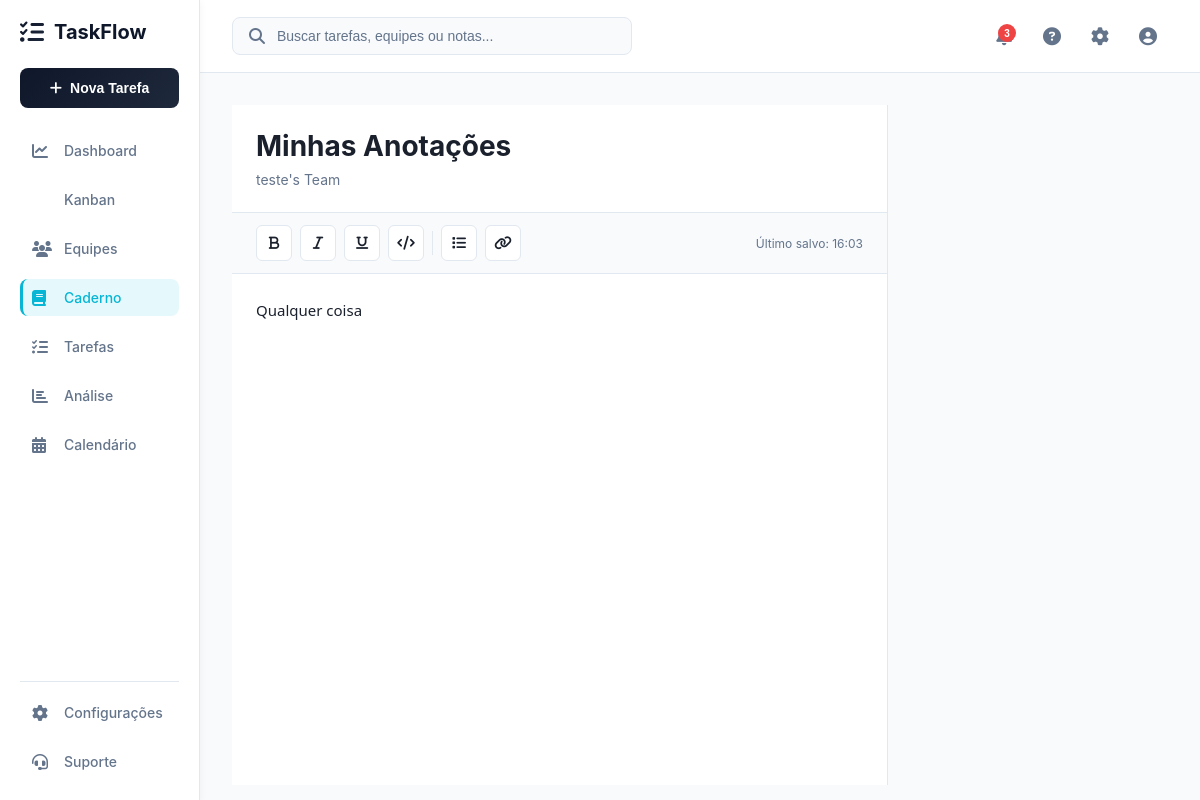
The app's page /caderno/ (signed in), older data.
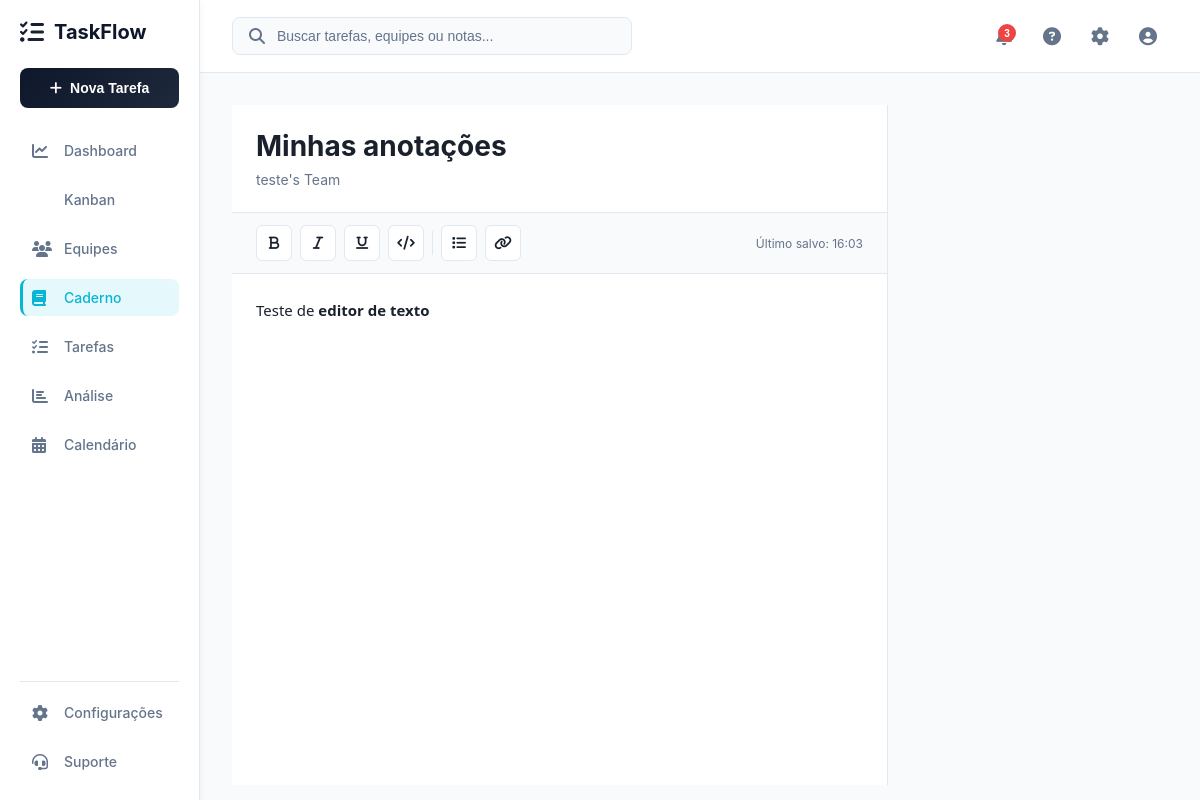
The same page, newer data.
### pages/models.py (models this page shows, shortened)
class Notebook(models.Model):
    VISIBILITY_CHOICES = [
        ('private', 'Privado'),
        ('public', 'Público'),
    ]
    title = models.CharField(max_length=200, default='Novo Caderno')
    owner = models.ForeignKey(User, on_delete=models.CASCADE, related_name='notebooks')
    content = models.TextField(blank=True, default='')
    visibility = models.CharField(max_length=10, choices=VISIBILITY_CHOICES, default='private')
    created_at = models.DateTimeField(auto_now_add=True)
    updated_at = models.DateTimeField(auto_now=True)
    class Meta:
        ordering = ['-updated_at']

### pages/views.py (the view)
# urls.py: path('caderno/', NotebookListView.as_view(), name='notebook'),
class NotebookListView(LoginRequiredMixin, TemplateView):
    template_name = 'caderno.html'
    login_url = 'index'
    def get_context_data(self, **kwargs):
        from .models import Notebook
        context = super().get_context_data(**kwargs)
        notebook_id = self.kwargs.get('notebook_id')
        if notebook_id:
            try:
                notebook = Notebook.objects.get(id=notebook_id, owner=self.request.user)
                context['notebook'] = notebook
            except Notebook.DoesNotExist:
                context['notebook'] = None
        else:
            latest = Notebook.objects.filter(owner=self.request.user).first()
            context['notebook'] = latest
        context['notebooks'] = Notebook.objects.filter(owner=self.request.user)
        return context

### pages/templates/caderno.html (shortened to what this page needs)
{% extends 'base.html' %}
{% load static %}
{% block extra_css %}
    <link rel="stylesheet" href="{% static 'css/caderno.css' %}">
{% endblock %}
{% block content %}
<div class="notebook-container">
    <div class="notebook-content">
        {% if notebook %}
            <div class="notebook-header">
                <div class="notebook-title-section">
                    <input type="text" class="notebook-title-input" id="notebookTitle"
                           value="{{ notebook.title }}" placeholder="Título do caderno">
                    <p class="notebook-subtitle">{% if notebook.owner.first_name %}{{ notebook.owner.first_name }}{% else %}{{ notebook.owner.email }}{% endif %}'s Team</p>
                </div>
            </div>
            <div class="editor-toolbar">
                <div class="toolbar-group">
                    <button class="toolbar-btn" id="btnBold" title="Negrito (Ctrl+B)">
                        <i class="fas fa-bold"></i>
                    </button>
                    <button class="toolbar-btn" id="btnItalic" title="Itálico (Ctrl+I)">
                        <i class="fas fa-italic"></i>
                    </button>
                    <button class="toolbar-btn" id="btnUnderline" title="Sublinhado (Ctrl+U)">
                        <i class="fas fa-underline"></i>
                    </button>
                    <button class="toolbar-btn" id="btnCode" title="Código">
                        <i class="fas fa-code"></i>
                    </button>
                    <button class="toolbar-btn" id="btnList" title="Lista">
                        <i class="fas fa-list"></i>
                    </button>
                    <button class="toolbar-btn" id="btnLink" title="Link">
                        <i class="fas fa-link"></i>
                    </button>
                </div>
                <div class="toolbar-right">
                    <span class="save-status" id="saveStatus">Último salvo: agora</span>
                </div>
            </div>
            <div class="editor-wrapper">
                <div class="editor-main">
                    <div class="editor-content" id="editorContent" contenteditable="true">{{ notebook.content|safe }}</div>
                </div>
            </div>
        {% endif %}
    </div>
</div>
{% endblock %}

### pages/templates/base.html (shortened to what this page needs)
{% load static %}
<!DOCTYPE html>
<html lang="pt-br">
<head>
    <link rel="stylesheet" href="https://cdnjs.cloudflare.com/ajax/libs/font-awesome/6.4.0/css/all.min.css">
    <link rel="stylesheet" href="{% static 'css/base.css' %}">
    {% block extra_css %}{% endblock %}
</head>
<body>
    <aside class="sidebar">
        <div class="sidebar-header">
            <div class="logo">
                <i class="fas fa-list-check"></i>
                <span>TaskFlow</span>
            </div>
        </div>
        <button class="new-task-btn" id="newTaskBtn">
            <i class="fas fa-plus"></i> Nova Tarefa
        </button>
        <nav class="sidebar-nav">
            <ul>
                <li>
                    <a href="{% url 'dashboard' %}" class="nav-link {% if request.resolver_match.url_name == 'dashboard' %}active{% endif %}">
                        <i class="fas fa-chart-line"></i>
                        <span>Dashboard</span>
                    </a>
                </li>
                <li>
                    <a href="#" class="nav-link">
                        <span>Kanban</span>
                    </a>
                </li>
                <li>
                    <a href="#" class="nav-link">
                        <i class="fas fa-users"></i>
                        <span>Equipes</span>
                    </a>
                </li>
                <li>
                    <a href="{% url 'notebook' %}" class="nav-link {% if request.resolver_match.url_name == 'notebook' or request.resolver_match.url_name == 'notebook_detail' %}active{% endif %}">
                        <i class="fas fa-book"></i>
                        <span>Caderno</span>
                    </a>
                </li>
                <li>
                    <a href="{% url 'tarefas' %}" class="nav-link {% if request.resolver_match.url_name == 'tarefas' %}active{% endif %}">
                        <i class="fas fa-tasks"></i>
                        <span>Tarefas</span>
                    </a>
                </li>
                <li>
                    <a href="#" class="nav-link">
                        <i class="fas fa-chart-bar"></i>
                        <span>Análise</span>
                    </a>
                </li>
                <li>
                    <a href="#" class="nav-link">
                        <i class="fas fa-calendar-alt"></i>
                        <span>Calendário</span>
                    </a>
                </li>
            </ul>
        </nav>
        <div class="sidebar-bottom">
            <a href="#" class="nav-link">
                <i class="fas fa-cog"></i>
                <span>Configurações</span>
            </a>
            <a href="#" class="nav-link">
                <i class="fas fa-headset"></i>
                <span>Suporte</span>
            </a>
        </div>
    </aside>
    <main class="main-content">
        <header class="top-header">
            <div class="search-bar">
                <i class="fas fa-search"></i>
                <input type="text" placeholder="Buscar tarefas, equipes ou notas...">
            </div>
            <div class="header-icons">
                <button class="icon-btn" title="Notificações">
                    <span class="badge">3</span>
                </button>
                <button class="icon-btn" title="Ajuda">
                    <i class="fas fa-circle-question"></i>
                </button>
                <button class="icon-btn" title="Configurações">
                    <i class="fas fa-gear"></i>
                </button>
                <button class="icon-btn user-btn" id="userMenuBtn" title="Perfil">
                    <i class="fas fa-user-circle"></i>
                </button>
            </div>
        </header>
        <div class="page-content">
            {% block content %}{% endblock %}
        </div>
    </main>
</body>
</html>

### pages/static/css/base.css (style rules this page uses)
* { margin: 0; padding: 0; box-sizing: border-box; }
:root { --primary-color: #0f172a; --secondary-color: #1e293b; --accent-color: #06b6d4; --accent-green: #10b981; --accent-red: #ef4444; --text-dark: #1a202c; --text-light: #64748b; --border-color: #e2e8f0; --bg-light: #f8fafc; --bg-white: #ffffff; --sidebar-width: 200px; }
html, body { margin: 0; padding: 0; width: 100%; height: 100%; font-family: -apple-system, BlinkMacSystemFont, 'Segoe UI', 'Roboto', 'Oxygen', 'Ubuntu', 'Cantarell', sans-serif; background-color: var(--bg-light); }
.sidebar { position: fixed; left: 0; top: 0; width: var(--sidebar-width); height: 100vh; background-color: var(--bg-white); border-right: 1px solid var(--border-color); display: flex; flex-direction: column; padding: 20px; overflow-y: auto; z-index: 1000; box-shadow: 0 2px 8px rgba(0, 0, 0, 0.05); }
.sidebar-header { margin-bottom: 24px; }
.logo { display: flex; align-items: center; gap: 10px; font-size: 20px; font-weight: 700; color: var(--primary-color); cursor: pointer; transition: all 0.3s ease; }
.logo i { font-size: 24px; background: linear-gradient(135deg, var(--primary-color), var(--secondary-color)); -webkit-background-clip: text; -webkit-text-fill-color: transparent; }
.new-task-btn { display: flex; align-items: center; justify-content: center; gap: 8px; width: 100%; padding: 12px 16px; background: linear-gradient(135deg, var(--primary-color), var(--secondary-color)); color: var(--bg-white); border: none; border-radius: 8px; font-weight: 600; cursor: pointer; margin-bottom: 24px; transition: all 0.3s ease; font-size: 14px; }
.sidebar-nav { flex: 1; margin-bottom: 24px; }
.sidebar-nav ul { list-style: none; }
.sidebar-nav li { margin-bottom: 12px; }
.nav-link { display: flex; align-items: center; gap: 12px; padding: 10px 12px; color: var(--text-light); text-decoration: none; border-radius: 8px; transition: all 0.3s ease; font-size: 14px; font-weight: 500; }
.nav-link.active { background-color: rgba(6, 182, 212, 0.1); color: var(--accent-color); border-left: 3px solid var(--accent-color); padding-left: 9px; }
.nav-link i { font-size: 16px; min-width: 20px; }
.sidebar-bottom { display: flex; flex-direction: column; gap: 12px; padding-top: 12px; border-top: 1px solid var(--border-color); }
.main-content { margin-left: var(--sidebar-width); display: flex; flex-direction: column; height: 100vh; }
.top-header { display: flex; align-items: center; justify-content: space-between; gap: 20px; padding: 16px 32px; background-color: var(--bg-white); border-bottom: 1px solid var(--border-color); position: relative; z-index: 100; }
.search-bar { display: flex; align-items: center; gap: 12px; flex: 1; max-width: 400px; padding: 10px 16px; background-color: var(--bg-light); border-radius: 8px; border: 1px solid var(--border-color); transition: all 0.3s ease; }
.search-bar i { color: var(--text-light); font-size: 16px; }
.search-bar input { flex: 1; border: none; background: none; outline: none; font-size: 14px; color: var(--text-dark); }
.search-bar input::placeholder { color: var(--text-light); }
.header-icons { display: flex; align-items: center; gap: 8px; }
.icon-btn { position: relative; display: flex; align-items: center; justify-content: center; width: 40px; height: 40px; background: none; border: none; border-radius: 50%; color: var(--text-light); cursor: pointer; font-size: 18px; transition: all 0.3s ease; }
.badge { position: absolute; top: 8px; right: 8px; width: 18px; height: 18px; background-color: var(--accent-red); color: var(--bg-white); border-radius: 50%; display: flex; align-items: center; justify-content: center; font-size: 10px; font-weight: 700; }
.page-content { flex: 1; overflow-y: auto; padding: 32px; }

Row changes from the older to the newer data that the page shows:
removed Notebook: title "Minhas Anotações", owner.first_name "teste", content "Qualquer coisa"
added Notebook: title "Minhas anotações", owner.first_name "teste", content "Teste de editor de texto"
